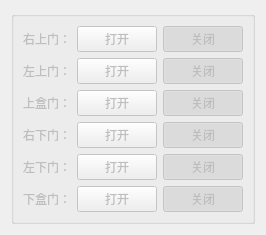
      <widget class="QWidget" name="tab_2">
       <attribute name="title">
        <string>开门电机</string>
       </attribute>
       <layout class="QGridLayout" name="gridLayout_18">
        <item row="0" column="0">
         <widget class="QGroupBox" name="groupBox_12">
          <property name="enabled">
           <bool>false</bool>
          </property>
          <property name="title">
           <string/>
          </property>
          <layout class="QGridLayout" name="gridLayout_17">
           <item row="7" column="2">
            <widget class="QPushButton" name="openleftdoordown">
             <property name="text">
              <string>打开</string>
             </property>
             <property name="checkable">
              <bool>true</bool>
             </property>
            </widget>
           </item>
           <item row="6" column="2">
            <widget class="QPushButton" name="openrightdoordown">
             <property name="text">
              <string>打开</string>
             </property>
             <property name="checkable">
              <bool>true</bool>
             </property>
            </widget>
           </item>
           <item row="0" column="0">
            <widget class="QLabel" name="label_67">
             <property name="sizePolicy">
              <sizepolicy hsizetype="Fixed" vsizetype="Fixed">
               <horstretch>0</horstretch>
               <verstretch>0</verstretch>
              </sizepolicy>
             </property>
             <property name="text">
              <string>右上门：</string>
             </property>
            </widget>
           </item>
           <item row="2" column="2">
            <widget class="QPushButton" name="updooropen">
             <property name="text">
              <string>打开</string>
             </property>
             <property name="checkable">
              <bool>true</bool>
             </property>
            </widget>
           </item>
           <item row="1" column="2">
            <widget class="QPushButton" name="openleftdoorup">
             <property name="text">
              <string>打开</string>
             </property>
             <property name="checkable">
              <bool>true</bool>
             </property>
            </widget>
           </item>
           <item row="2" column="0">
            <widget class="QLabel" name="label_77">
             <property name="sizePolicy">
              <sizepolicy hsizetype="Fixed" vsizetype="Fixed">
               <horstretch>0</horstretch>
               <verstretch>0</verstretch>
              </sizepolicy>
             </property>
             <property name="text">
              <string>上盒门：</string>
             </property>
            </widget>
           </item>
           <item row="2" column="3">
            <widget class="QPushButton" name="updoorclose">
             <property name="text">
              <string>关闭</string>
             </property>
             <property name="checkable">
              <bool>true</bool>
             </property>
             <property name="checked">
              <bool>true</bool>
             </property>
            </widget>
           </item>
           <item row="7" column="3">
            <widget class="QPushButton" name="closeleftdoordown">
             <property name="text">
              <string>关闭</string>
             </property>
             <property name="checkable">
              <bool>true</bool>
             </property>
             <property name="checked">
              <bool>true</bool>
             </property>
            </widget>
           </item>
           <item row="0" column="3">
            <widget class="QPushButton" name="closerightdoorup">
             <property name="text">
              <string>关闭</string>
             </property>
             <property name="checkable">
              <bool>true</bool>
             </property>
             <property name="checked">
              <bool>true</bool>
             </property>
            </widget>
           </item>
           <item row="0" column="2">
            <widget class="QPushButton" name="openrightdoorup">
             <property name="text">
              <string>打开</string>
             </property>
             <property name="checkable">
              <bool>true</bool>
             </property>
            </widget>
           </item>
           <item row="1" column="3">
            <widget class="QPushButton" name="closeleftdoorup">
             <property name="text">
              <string>关闭</string>
             </property>
             <property name="checkable">
              <bool>true</bool>
             </property>
             <property name="checked">
              <bool>true</bool>
             </property>
            </widget>
           </item>
           <item row="7" column="0">
            <widget class="QLabel" name="label_69">
             <property name="sizePolicy">
              <sizepolicy hsizetype="Fixed" vsizetype="Fixed">
               <horstretch>0</horstretch>
               <verstretch>0</verstretch>
              </sizepolicy>
             </property>
             <property name="text">
              <string>左下门：</string>
             </property>
            </widget>
           </item>
           <item row="1" column="0">
            <widget class="QLabel" name="label_71">
             <property name="sizePolicy">
              <sizepolicy hsizetype="Fixed" vsizetype="Fixed">
               <horstretch>0</horstretch>
               <verstretch>0</verstretch>
              </sizepolicy>
             </property>
             <property name="text">
              <string>左上门：</string>
             </property>
            </widget>
           </item>
           <item row="8" column="2">
            <widget class="QPushButton" name="downdooropen">
             <property name="text">
              <string>打开</string>
             </property>
             <property name="checkable">
              <bool>true</bool>
             </property>
            </widget>
           </item>
           <item row="8" column="3">
            <widget class="QPushButton" name="downdoorclose">
             <property name="text">
              <string>关闭</string>
             </property>
             <property name="checkable">
              <bool>true</bool>
             </property>
             <property name="checked">
              <bool>true</bool>
             </property>
            </widget>
           </item>
           <item row="8" column="0">
            <widget class="QLabel" name="label_78">
             <property name="sizePolicy">
              <sizepolicy hsizetype="Fixed" vsizetype="Fixed">
               <horstretch>0</horstretch>
               <verstretch>0</verstretch>
              </sizepolicy>
             </property>
             <property name="text">
              <string>下盒门：</string>
             </property>
            </widget>
           </item>
           <item row="6" column="0">
            <widget class="QLabel" name="label_68">
             <property name="sizePolicy">
              <sizepolicy hsizetype="Fixed" vsizetype="Fixed">
               <horstretch>0</horstretch>
               <verstretch>0</verstretch>
              </sizepolicy>
             </property>
             <property name="text">
              <string>右下门：</string>
             </property>
            </widget>
           </item>
           <item row="6" column="3">
            <widget class="QPushButton" name="closerightdoordown">
             <property name="text">
              <string>关闭</string>
             </property>
             <property name="checkable">
              <bool>true</bool>
             </property>
             <property name="checked">
              <bool>true</bool>
             </property>
            </widget>
           </item>
          </layout>
         </widget>
        </item>
       </layout>
      </widget>
